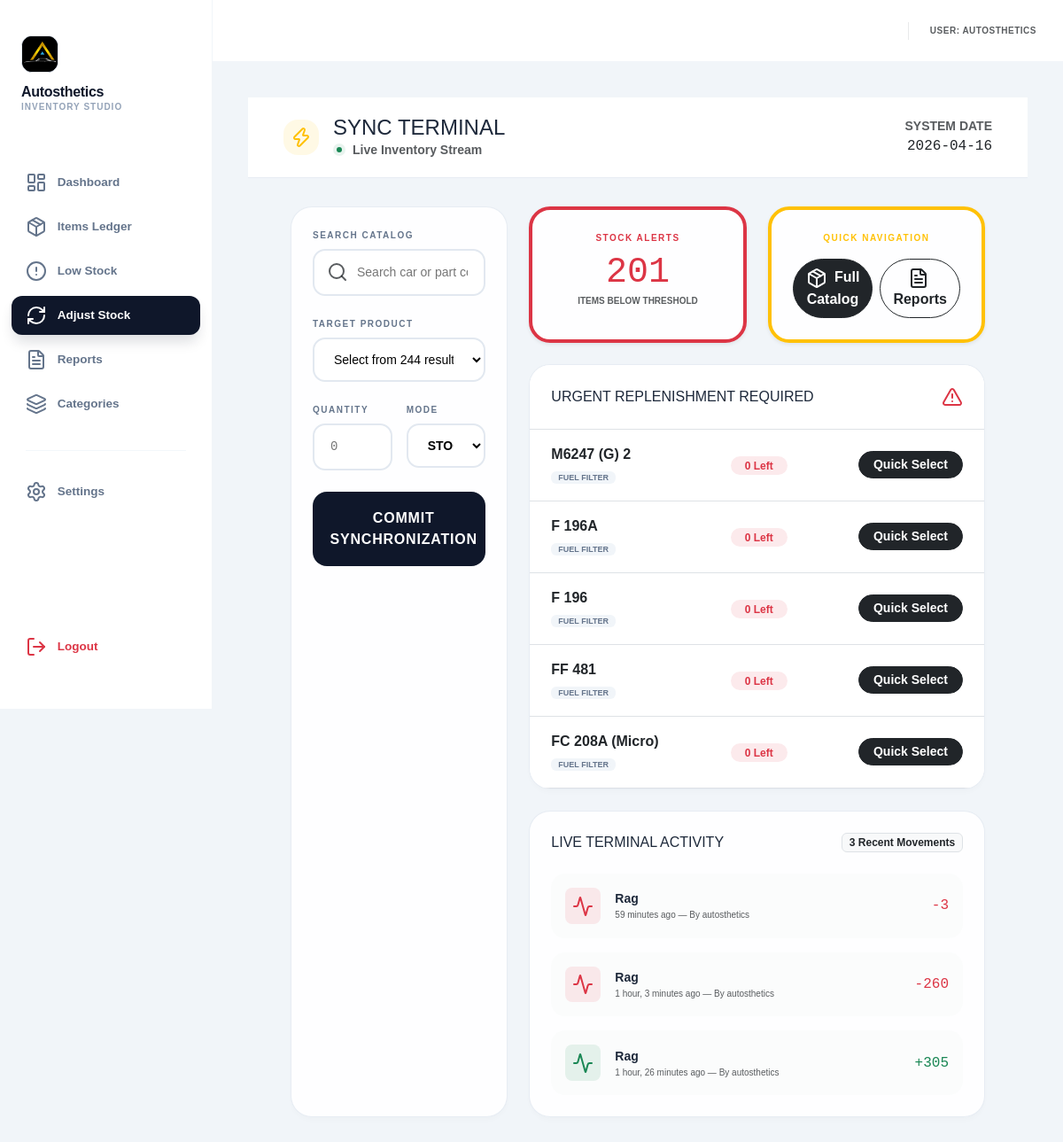
/adjust-stock/ (signed in), run on the app's committed database.
### inventory/models.py (models this page shows, shortened)
class Item(models.Model):
    name = models.CharField(max_length=255, unique=True)
    quantity = models.IntegerField(default=0)
    price = models.DecimalField(max_digits=12, decimal_places=2, default=0)
    category = models.ForeignKey(Category, on_delete=models.SET_NULL, null=True, blank=True)
    unit = models.CharField(max_length=10, choices=UNIT_CHOICES, default='pcs')
    compatible_units = models.TextField(blank=True, null=True, help_text="List cars this fits")
    created_at = models.DateTimeField(auto_now_add=True)

class Category(models.Model):
    name = models.CharField(max_length=255)
    description = models.TextField(blank=True, null=True)
    class Meta:
        verbose_name_plural = "Categories"

class StockMovement(models.Model):
    REASON_CHOICES = [('add', 'Stock In'), ('remove', 'Stock Out'), ('adjust', 'Adjustment')]
    item = models.ForeignKey(Item, on_delete=models.CASCADE)
    quantity = models.IntegerField()
    reason = models.CharField(max_length=10, choices=REASON_CHOICES)
    date = models.DateTimeField(auto_now_add=True)
    user = models.ForeignKey(User, on_delete=models.SET_NULL, null=True, blank=True)
    remarks = models.CharField(max_length=255, blank=True, null=True)

### inventory/views.py (the view, shortened to what this page needs)
# urls.py: path('adjust-stock/', views.adjust_stock, name='adjust_stock'),
@login_required
def adjust_stock(request, pk=None):
    selected_item = get_object_or_404(Item, pk=pk) if pk else None
    today = timezone.localtime(timezone.now()).date()
    query = request.GET.get('q', '')
    items = Item.objects.select_related('category').all().order_by('name')
    if query:
        items = items.filter(
            Q(name__icontains=query) |
            Q(category__name__icontains=query) |
            Q(compatible_units__icontains=query)
        ).distinct()
    critical_items = Item.objects.filter(quantity__lte=5).select_related('category').order_by('quantity')[:5]
    total_value = Item.objects.aggregate(
        total=Sum(F('price') * F('quantity'))
    )['total'] or 0
    low_stock_count = Item.objects.filter(quantity__lte=5).count()
    recent_movements = StockMovement.objects.filter(
        date__date=today
    ).select_related('item', 'user').order_by('-date')[:5]
    return render(request, "inventory/adjust_stock.html", {
        "items": items,
        "selected_item": selected_item,
        "today": today,
        "query": query,
        "critical_items": critical_items,
        "low_stock_count": low_stock_count,
        "total_value": total_value,
        "recent_movements": recent_movements,
    })

### inventory/templates/inventory/adjust_stock.html (shortened to what this page needs)
{% extends "inventory/base.html" %}
{% load humanize %}
{% block content %}
<link href="https://googleapis.com" rel="stylesheet">
<div class="terminal-header d-flex justify-content-between align-items-center">
    <div class="d-flex align-items-center gap-3">
        <div class="p-2 bg-warning bg-opacity-10 text-warning rounded-4"><i data-lucide="zap"></i></div>
        <div>
            <h4 class="fw-black mb-0">SYNC TERMINAL</h4>
            <div class="d-flex align-items-center gap-2">
                <span class="badge bg-success bg-opacity-10 text-success p-1 rounded-circle"><div style="width:6px;height:6px;background:currentColor;border-radius:50%"></div></span>
                <p class="text-muted small mb-0 fw-bold">Live Inventory Stream</p>
            </div>
        </div>
    </div>
    <div class="text-end">
        <div class="text-muted small fw-bold text-uppercase">System Date</div>
        <div class="fw-black mono-font text-dark">{{ today|date:"Y-m-d" }}</div>
    </div>
</div>
<div class="container-fluid px-4 px-lg-5 pb-5">
    <div class="row g-4">
        <div class="col-lg-4">
            <div class="glass-card p-4 h-100">
                {% if not selected_item %}
                <form method="GET" class="mb-4">
                    <label class="form-label-caps">Search Catalog</label>
                    <div class="position-relative">
                        <input type="text" name="q" class="input-terminal ps-5" placeholder="Search car or part code..." value="{{ query|default:'' }}">
                        <i data-lucide="search" class="position-absolute start-0 ms-3 top-50 translate-middle-y text-muted" size="18"></i>
                    </div>
                </form>
                {% endif %}
                <form method="POST">
                    <div class="mb-4">
                        <label class="form-label-caps">Target Product</label>
                        {% if selected_item %}
                            <div class="p-3 rounded-4 border-2 border-warning border-dashed bg-warning bg-opacity-10">
                                <div class="d-flex justify-content-between align-items-start">
                                    <div>
                                        <span class="cat-badge mb-2">{% if selected_item.category %}{{ selected_item.category.name }}{% else %}General{% endif %}</span>
                                        <div class="fw-black text-dark h5 mb-0">{{ selected_item.name }}</div>
                                    </div>
                                    <div class="text-end">
                                        <div class="text-muted small fw-bold">BAL</div>
                                        <div class="h4 fw-black mb-0 mono-font text-warning">{{ selected_item.quantity }}</div>
                                    </div>
                                </div>
                            </div>
                            <input type="hidden" name="item" value="{{ selected_item.id }}">
                            <div class="mt-2"><a href="{% url 'adjust_stock' %}" class="text-decoration-none small fw-bold text-muted"><i data-lucide="x-circle" size="12"></i> Reset Selection</a></div>
                        {% else %}
                            <select name="item" class="input-terminal" required>
                                <option value="" disabled selected>Select from {{ items|length }} results...</option>
                            </select>
                        {% endif %}
                    </div>
                    <div class="row g-3 mb-4">
                        <div class="col-6">
                            <label class="form-label-caps">Quantity</label>
                            <input type="number" name="quantity" min="1" class="input-terminal mono-font" placeholder="0" required>
                        </div>
                        <div class="col-6">
                            <label class="form-label-caps">Mode</label>
                            <select name="reason" id="modeSelect" class="input-terminal fw-bold" required>
                                <option value="remove" selected>STOCK OUT (-)</option>
                            </select>
                        </div>
                    </div>
                    <button type="submit" class="btn-commit" id="commitBtn">
                        COMMIT SYNCHRONIZATION
                    </button>
                </form>
            </div>
        </div>
        <div class="col-lg-8">
            <div class="row g-4">
                <div class="col-md-6">
                    <div class="glass-card p-4 text-center border-bottom border-danger border-4 h-100 shadow-sm">
                        <div class="form-label-caps text-danger">Stock Alerts</div>
                        <div class="h1 fw-black text-danger mb-0 mono-font">{{ low_stock_count }}</div>
                        <div class="small text-muted fw-bold text-uppercase" style="font-size: 10px;">Items Below Threshold</div>
                    </div>
                </div>
                <div class="col-md-6">
                    <div class="glass-card p-4 text-center border-bottom border-warning border-4 h-100 shadow-sm d-flex flex-column justify-content-center">
                        <div class="form-label-caps text-warning mb-3">Quick Navigation</div>
                        <div class="d-flex gap-2">
                            <a href="{% url 'all_items' %}" class="btn btn-dark w-100 rounded-pill fw-bold py-2">
                                <i data-lucide="package" size="14" class="me-1"></i> Full Catalog
                            </a>
                            <a href="{% url 'reports' %}" class="btn btn-outline-dark w-100 rounded-pill fw-bold py-2">
                                <i data-lucide="file-text" size="14" class="me-1"></i> Reports
                            </a>
                        </div>
                    </div>
                </div>
                <div class="col-12">
                    <div class="glass-card overflow-hidden">
                        <div class="p-4 border-bottom bg-white d-flex justify-content-between align-items-center">
                            <h6 class="fw-black mb-0 text-uppercase">Urgent Replenishment Required</h6>
                            <i data-lucide="alert-triangle" class="text-danger animate-pulse"></i>
                        </div>
                        <table class="table table-hover mb-0 align-middle">
                            <tbody>
                                {% for item in critical_items %}
                                <tr>
                                    <td class="ps-4 py-3">
                                        <div class="fw-bold">{{ item.name }}</div>
                                        <span class="cat-badge">{% if item.category %}{{ item.category.name }}{% else %}General{% endif %}</span>
                                    </td>
                                    <td class="text-center">
                                        <span class="badge bg-danger bg-opacity-10 text-danger rounded-pill px-3">{{ item.quantity }} Left</span>
                                    </td>
                                    <td class="text-end pe-4">
                                        <a href="?q={{ item.name }}" class="btn btn-sm btn-dark rounded-pill px-3 fw-bold">Quick Select</a>
                                    </td>
                                </tr>
                                {% empty %}
                                <tr><td class="text-center py-5 text-muted fw-bold">All systems nominal.</td></tr>
                                {% endfor %}
                            </tbody>
                        </table>
                    </div>
                </div>
                <div class="col-12">
                    <div class="glass-card p-4">
                        <div class="d-flex justify-content-between align-items-center mb-4">
                            <h6 class="fw-black mb-0 text-uppercase">Live Terminal Activity</h6>
                            <span class="badge bg-light text-dark fw-bold border">{{ recent_movements|length }} Recent Movements</span>
                        </div>
                        <div class="d-flex flex-column gap-3">
                            {% for m in recent_movements %}
                            <div class="d-flex align-items-center gap-3 p-3 rounded-4 bg-light bg-opacity-50">
                                <div class="p-2 {% if m.reason == 'add' %}bg-success{% elif m.reason == 'remove' %}bg-danger{% else %}bg-warning{% endif %} bg-opacity-10 rounded-3">
                                    <i data-lucide="activity" size="14" class="{% if m.reason == 'add' %}text-success{% elif m.reason == 'remove' %}text-danger{% else %}text-warning{% endif %}"></i>
                                </div>
                                <div class="flex-grow-1">
                                    <div class="fw-bold small">{{ m.item.name }}</div>
                                    <div class="text-muted" style="font-size: 10px;">{{ m.date|timesince }} ago — By {{ m.user.username|default:"System" }}</div>
                                </div>
                                <div class="text-end fw-black mono-font {% if m.reason == 'add' %}text-success{% elif m.reason == 'remove' %}text-danger{% endif %}">
                                    {% if m.reason == 'add' %}+{% elif m.reason == 'remove' %}-{% endif %}{{ m.quantity }}
                                </div>
                            </div>
                            {% endfor %}
                        </div>
                    </div>
                </div>
            </div>
        </div>
    </div>
</div>
{% endblock %}

### inventory/templates/inventory/base.html (shortened to what this page needs)
{% load static %}
<!DOCTYPE html>
<html lang="en">
<head>
    <link href="https://cdn.jsdelivr.net/npm/bootstrap@5.3.0/dist/css/bootstrap.min.css" rel="stylesheet">
</head>
<body>
<aside id="sidebar">
    <div class="sidebar-brand">
        <div class="brand-logo-container">
            <img src="{% static 'images/default_profile.jpg' %}" alt="Logo" class="brand-logo-img">
        </div>
        <h4>Autosthetics</h4>
        <p>Inventory Studio</p>
    </div>
    <nav class="nav-sidebar">
        <a href="{% url 'dashboard' %}" class="{% if request.resolver_match.url_name == 'dashboard' %}active{% endif %}">
            <i data-lucide="layout-dashboard" size="18"></i> Dashboard
        </a>
        <a href="{% url 'all_items' %}" class="{% if request.resolver_match.url_name == 'all_items' %}active{% endif %}">
            <i data-lucide="package" size="18"></i> Items Ledger
        </a>
        <a href="{% url 'low_stock' %}" class="{% if request.resolver_match.url_name == 'low_stock' %}active{% endif %}">
            <i data-lucide="alert-circle" size="18"></i> Low Stock
        </a>
        <a href="{% url 'adjust_stock' %}" class="{% if request.resolver_match.url_name == 'adjust_stock' %}active{% endif %}">
            <i data-lucide="refresh-cw" size="18"></i> Adjust Stock
        </a>
        <a href="{% url 'reports' %}" class="{% if request.resolver_match.url_name == 'reports' or 'monthly' in request.path %}active{% endif %}">
            <i data-lucide="file-text" size="18"></i> Reports
        </a>
        <a href="{% url 'categories' %}" class="{% if request.resolver_match.url_name == 'categories' %}active{% endif %}">
            <i data-lucide="layers" size="18"></i> Categories
        </a>
        <hr>
        <a href="{% url 'settings_page' %}" class="{% if request.resolver_match.url_name == 'settings_page' %}active{% endif %}">
            <i data-lucide="settings" size="18"></i> Settings
        </a>
        <a href="{% url 'logout' %}" class="text-danger logout-link">
            <i data-lucide="log-out" size="18"></i> Logout
        </a>
    </nav>
</aside>
<div id="main-wrapper">
    <div class="topbar">
        <div class="d-flex align-items-center gap-3">
            <span class="small fw-bold text-muted text-uppercase" style="font-size: 10px; letter-spacing: 0.05em;">
                User: {{ request.user.username }}
            </span>
        </div>
    </div>
    <main>
        {% block content %}{% endblock %}
    </main>
</div>
</body>
</html>

### data on the page
Item: name "M6247 (G) 2", category.name "FUEL FILTER", quantity "0"
Item: name "F 196A", category.name "FUEL FILTER", quantity "0"
Item: name "F 196", category.name "FUEL FILTER", quantity "0"
Item: name "FF 481", category.name "FUEL FILTER", quantity "0"
Item: name "FC 208A (Micro)", category.name "FUEL FILTER", quantity "0"
StockMovement: item.name "Rag", date "59 minutes", user.username "autosthetics", quantity "3"
StockMovement: item.name "Rag", date "1 hour, 3 minutes", user.username "autosthetics", quantity "260"
StockMovement: item.name "Rag", date "1 hour, 26 minutes", user.username "autosthetics", quantity "305"

### other printed values
{{ request.user.username }} "AUTOSTHETICS"
{{ today|date:"Y-m-d" }} "2026-04-16"
{{ low_stock_count }} "201"
{{ recent_movements|length }} "3"
